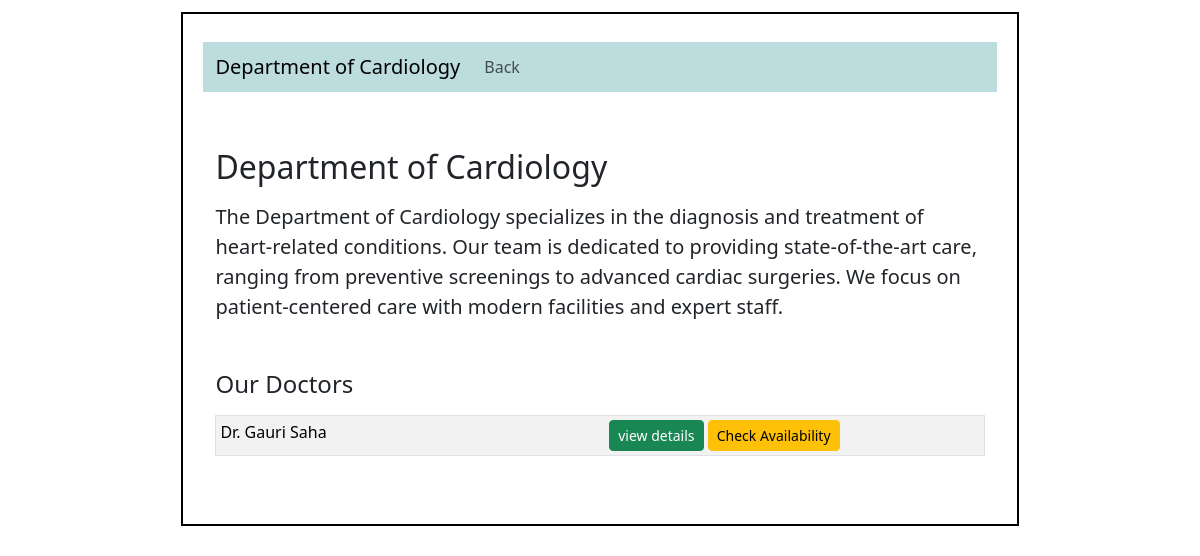
Screenshot of /patient/3/department/1 with the database file from the repository.
### application/models.py (models this page shows)
class Department(db.Model):
    __tablename__ = "Department"
    department_id = db.Column(db.Integer, primary_key = True)
    department_name = db.Column(db.String(), nullable=False)
    info = db.Column(db.String(), nullable=False)
    doctors = db.relationship('Doctor', backref='dept', lazy=True) #relationship

class Doctor(db.Model):
    __tablename__ = "Doctor"
    doctor_id = db.Column(db.Integer, primary_key=True)
    name = db.Column(db.String(), nullable = False)
    phone = db.Column(db.String(), nullable = False)
    age = db.Column(db.Integer, nullable = False)
    gender = db.Column(db.String(), nullable = False)
    email = db.Column(db.String(), unique=True, nullable = False)
    username = db.Column(db.String(), unique=True, nullable=False)
    password = db.Column(db.String(), nullable=False)
    appointments = db.relationship('Appointment', backref='doctor', lazy=True)  # relationship
    dept_id= db.Column(db.Integer, db.ForeignKey('Department.department_id'))    #foreignkey
    role = db.Column(db.String())
    info = db.Column(db.String())
    exp_year = db.Column(db.Integer)

### application/controllers.py (the view)
@app.route('/patient/<int:pat_id>/department/<int:department_id>')     # department dash for PATIENT
def department(pat_id, department_id):
    dept = Department.query.filter_by(department_id=department_id).first()
    doctors = Doctor.query.filter_by(dept_id=department_id).all()
    patient = Patient.query.filter_by(patient_id=pat_id).first()
    return render_template('department_dash.html', dept=dept, doctors=doctors, department_id=department_id, patient=patient)

### templates/department_dash.html (shortened to what this page needs)
<!DOCTYPE html>
<html lang="en">
    <head>
        <link rel="stylesheet" href="/static/style.css">
        <link href="https://cdn.jsdelivr.net/npm/bootstrap@5.3.8/dist/css/bootstrap.min.css" rel="stylesheet"
>
    </head>
    <body>
        <div id="main">
            <div id="canvas">
                <nav  class="navbar navbar-expand-lg n">
                    <div id="nav" class="container-fluid">
                        <a class="navbar-brand" href="#">Department of {{dept.department_name}}</a>
                        <div class="collapse navbar-collapse" id="navbarSupportedContent">
                            <ul class="navbar-nav me-auto mb-2 mb-lg-0">
                                <li class="nav-item">
                                    <a class="nav-link" href="/patient/{{patient.patient_id}}">Back</a>
                                </li>
                            </ul>
                        </div>
                    </div>
                </nav>
                <div id="content">
                    <div class="container my-5">
                        <div id="information" class="mb-5">
                            <h2 class="mb-3">Department of {{dept.department_name}}</h2>
                            <p class="lead">
                                {{dept.info}}
                            </p>
                        </div>
                        <div class="d-flex align-items-center mb-3">
                            <h4 class="m-0 me-2">Our Doctors</h4>
                        </div>
                        <table class="table table-sm border table-striped">
                            {% for dr in doctors %}
                            <tr>
                                <td>Dr. {{ dr.name }}</td>
                                <td class="text-center">
                                    <a href="/patient/{{patient.patient_id}}/department/{{dept.department_id}}/{{dr.doctor_id}}" class="btn btn-success btn-sm">view details</a>
                                    <a href="/patient/{{patient.patient_id}}/view_availability/{{dr.doctor_id}}" class="btn btn-sm btn-warning"> Check Availability </a>
                                </td>
                            </tr>
                            {% endfor %}
                        </table>
                </div>
            </div>
        </div>
    </body>
</html>

### static/style.css (style rules this page uses)
* { margin: 0; }
#main,canvas { border: 2px solid white; margin-top: 10px; height: auto; }
#canvas { width: 60%; height: 600px; margin:auto; border: 2px solid black; }
#nav { background: #bcdcde; height: 50px; }

### templates/department_dash.html (style rules this page uses)
#canvas { padding: 20px; height: auto; width: 70%; }

### rows the page displays
Department: department_name "Cardiology", info "The Department of Cardiology specializes in the diagnosis and treatment of heart-related conditions. Our team is dedicated to providing state-of-the-art care, ranging from preventive screenings to advanced cardiac surgeries. We focus on patient-centered care with modern facilities and expert staff."
Doctor: name "Gauri Saha"
